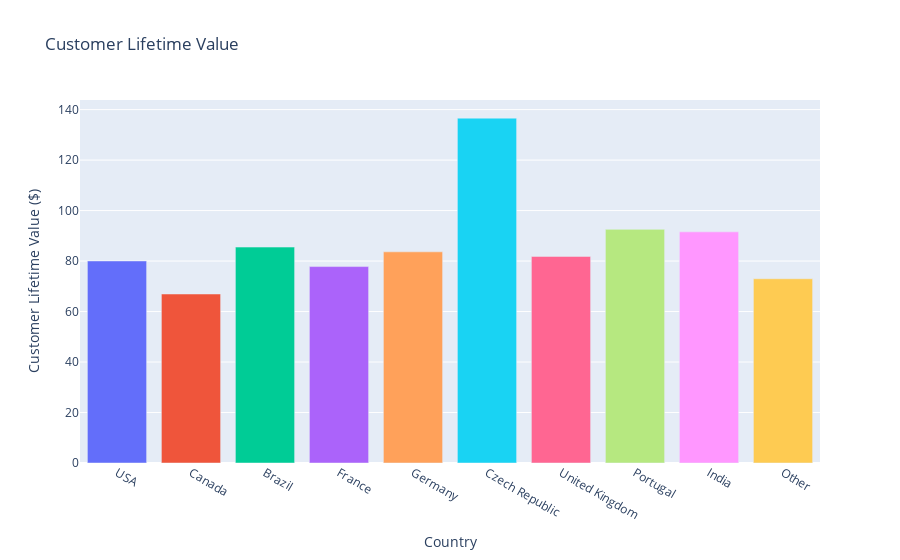

The cell this chart's notebook holds for it:
### Code cell
clv = px.bar(
    country_metrics,
    x = 'country',
    y = 'customer_lifetime_value',
    color='country',
    labels={
        "country": "Country",
        "customer_lifetime_value": "Customer Lifetime Value ($)"
    },
    title = "Customer Lifetime Value"
)

clv.update_layout(showlegend=False)


clv.show()

### Figure 1 — Plotly figure (JSON) as saved in the notebook; plotly's stock layout.template omitted (floating-point values rounded to 4 significant figures)
{"data": [{"alignmentgroup": "True", "hovertemplate": "Country=%{x}<br>Customer Lifetime Value ($)=%{y}<extra></extra>", "legendgroup": "USA", "marker": {"color": "#636efa"}, "name": "USA", "offsetgroup": "USA", "orientation": "v", "showlegend": true, "textposition": "auto", "type": "bar", "x": ["USA"], "xaxis": "x", "y": [80.04], "yaxis": "y"}, {"alignmentgroup": "True", "hovertemplate": "Country=%{x}<br>Customer Lifetime Value ($)=%{y}<extra></extra>", "legendgroup": "Canada", "marker": {"color": "#EF553B"}, "name": "Canada", "offsetgroup": "Canada", "orientation": "v", "showlegend": true, "textposition": "auto", "type": "bar", "x": ["Canada"], "xaxis": "x", "y": [66.95], "yaxis": "y"}, {"alignmentgroup": "True", "hovertemplate": "Country=%{x}<br>Customer Lifetime Value ($)=%{y}<extra></extra>", "legendgroup": "Brazil", "marker": {"color": "#00cc96"}, "name": "Brazil", "offsetgroup": "Brazil", "orientation": "v", "showlegend": true, "textposition": "auto", "type": "bar", "x": ["Brazil"], "xaxis": "x", "y": [85.54], "yaxis": "y"}, {"alignmentgroup": "True", "hovertemplate": "Country=%{x}<br>Customer Lifetime Value ($)=%{y}<extra></extra>", "legendgroup": "France", "marker": {"color": "#ab63fa"}, "name": "France", "offsetgroup": "France", "orientation": "v", "showlegend": true, "textposition": "auto", "type": "bar", "x": ["France"], "xaxis": "x", "y": [77.81], "yaxis": "y"}, {"alignmentgroup": "True", "hovertemplate": "Country=%{x}<br>Customer Lifetime Value ($)=%{y}<extra></extra>", "legendgroup": "Germany", "marker": {"color": "#FFA15A"}, "name": "Germany", "offsetgroup": "Germany", "orientation": "v", "showlegend": true, "textposition": "auto", "type": "bar", "x": ["Germany"], "xaxis": "x", "y": [83.66], "yaxis": "y"}, {"alignmentgroup": "True", "hovertemplate": "Country=%{x}<br>Customer Lifetime Value ($)=%{y}<extra></extra>", "legendgroup": "Czech Republic", "marker": {"color": "#19d3f3"}, "name": "Czech Republic", "offsetgroup": "Czech Republic", "orientation": "v", "showlegend": true, "textposition": "auto", "type": "bar", "x": ["Czech Republic"], "xaxis": "x", "y": [136.6], "yaxis": "y"}, {"alignmentgroup": "True", "hovertemplate": "Country=%{x}<br>Customer Lifetime Value ($)=%{y}<extra></extra>", "legendgroup": "United Kingdom", "marker": {"color": "#FF6692"}, "name": "United Kingdom", "offsetgroup": "United Kingdom", "orientation": "v", "showlegend": true, "textposition": "auto", "type": "bar", "x": ["United Kingdom"], "xaxis": "x", "y": [81.84], "yaxis": "y"}, {"alignmentgroup": "True", "hovertemplate": "Country=%{x}<br>Customer Lifetime Value ($)=%{y}<extra></extra>", "legendgroup": "Portugal", "marker": {"color": "#B6E880"}, "name": "Portugal", "offsetgroup": "Portugal", "orientation": "v", "showlegend": true, "textposition": "auto", "type": "bar", "x": ["Portugal"], "xaxis": "x", "y": [92.57], "yaxis": "y"}, {"alignmentgroup": "True", "hovertemplate": "Country=%{x}<br>Customer Lifetime Value ($)=%{y}<extra></extra>", "legendgroup": "India", "marker": {"color": "#FF97FF"}, "name": "India", "offsetgroup": "India", "orientation": "v", "showlegend": true, "textposition": "auto", "type": "bar", "x": ["India"], "xaxis": "x", "y": [91.58], "yaxis": "y"}, {"alignmentgroup": "True", "hovertemplate": "Country=%{x}<br>Customer Lifetime Value ($)=%{y}<extra></extra>", "legendgroup": "Other", "marker": {"color": "#FECB52"}, "name": "Other", "offsetgroup": "Other", "orientation": "v", "showlegend": true, "textposition": "auto", "type": "bar", "x": ["Other"], "xaxis": "x", "y": [73.0], "yaxis": "y"}], "layout": {"barmode": "relative", "legend": {"title": {"text": "Country"}, "tracegroupgap": 0}, "showlegend": false, "title": {"text": "Customer Lifetime Value"}, "xaxis": {"anchor": "y", "categoryarray": ["USA", "Canada", "Brazil", "France", "Germany", "Czech Republic", "United Kingdom", "Portugal", "India", "Other"], "categoryorder": "array", "domain": [0, 1], "title": {"text": "Country"}}, "yaxis": {"anchor": "x", "domain": [0, 1], "title": {"text": "Customer Lifetime Value ($)"}}}}
